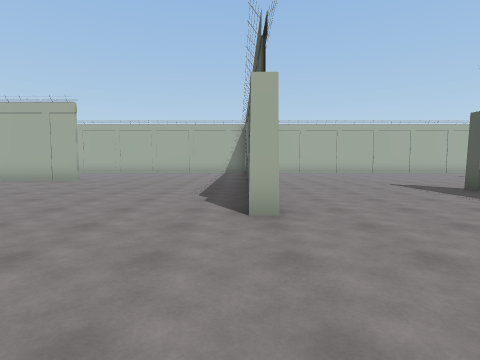
View 1 (above)

21 first-person views from a walk through a Unity game level. The camera is 1.4 m above the floor, tilts 4° down and sees 80° across. The floor is counted in squares, 2 m on a side. Each view is taken from the middle of a square. On the plan, view 1 faces up. The plan holds only what a view shows up to about 10 squares ahead; the rest is blank. The place goes on beyond the plan.

View 2
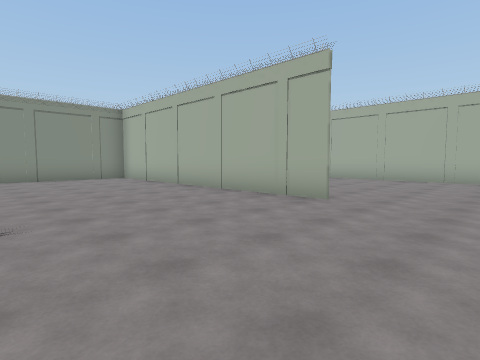

View 3
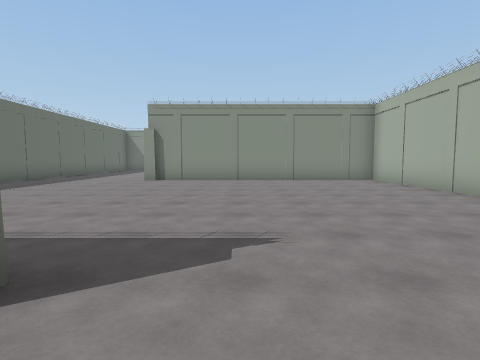

View 4
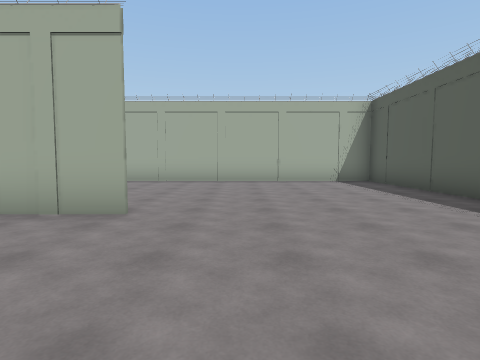

View 5
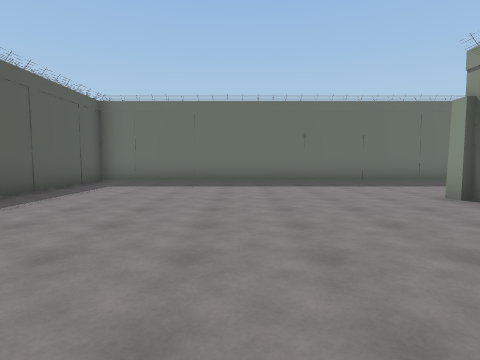

View 6
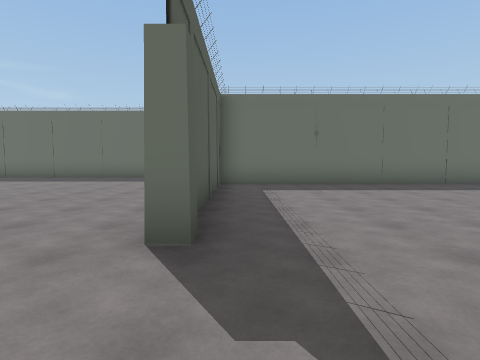

View 7
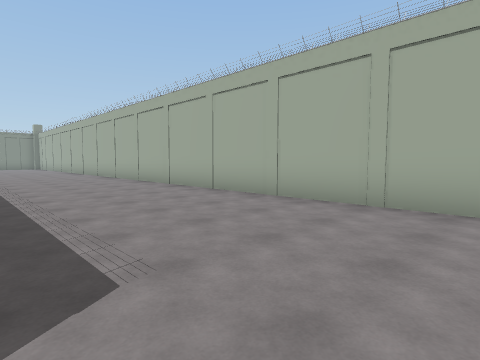

View 8
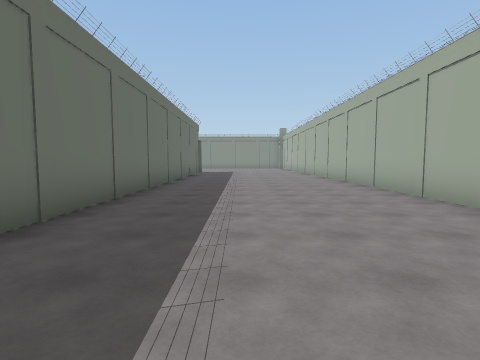

View 9
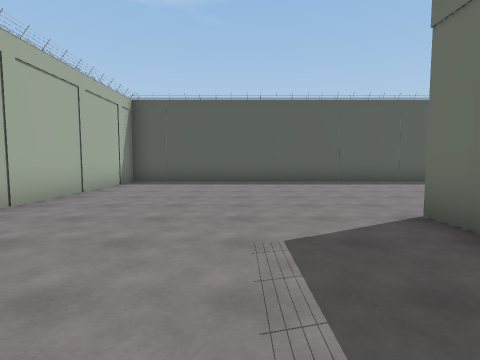

View 10
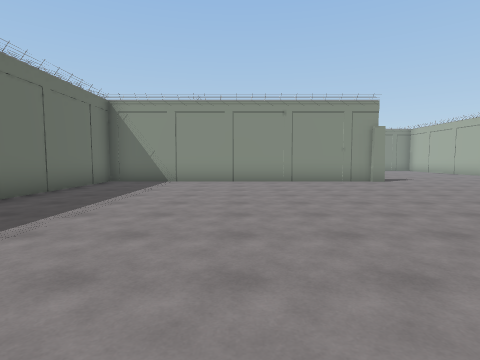

View 11
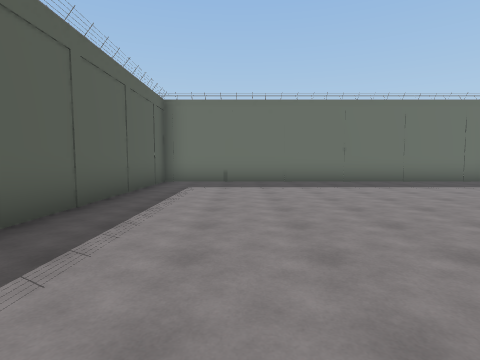

View 12
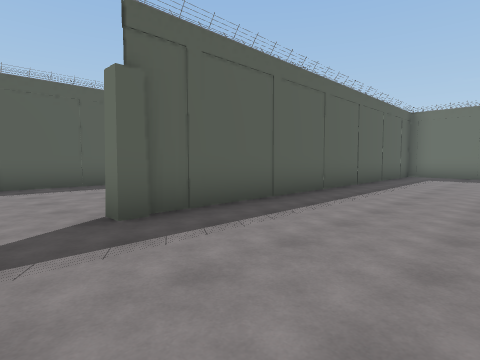

View 13
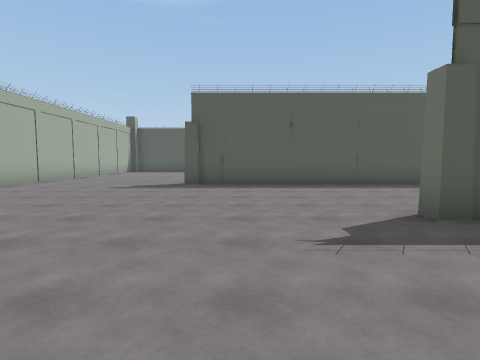

View 14
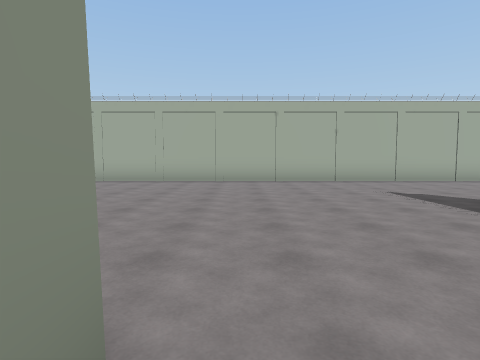

View 15
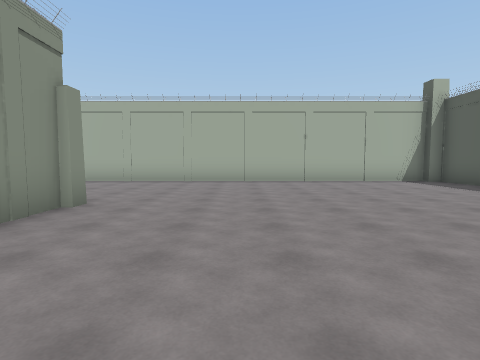

View 16
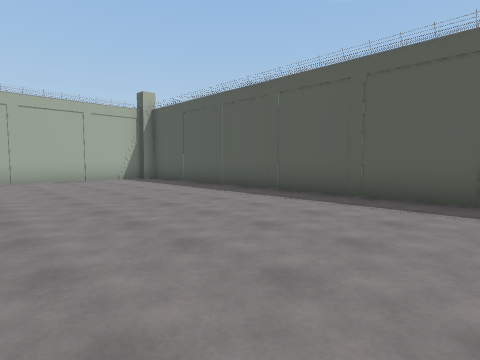

View 17
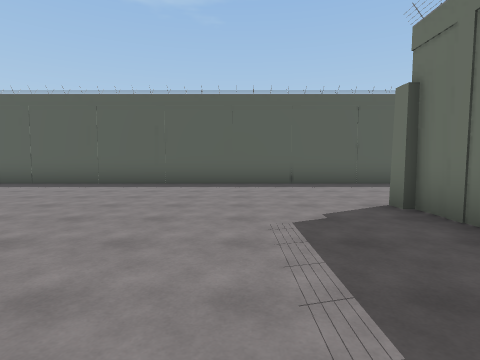

View 18
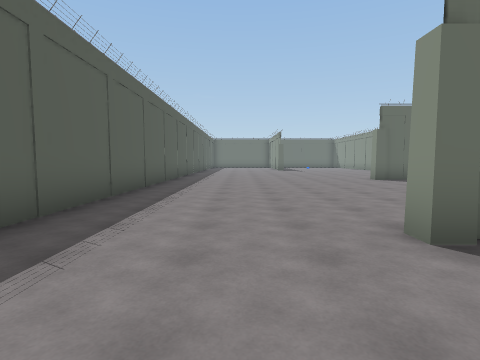

View 19
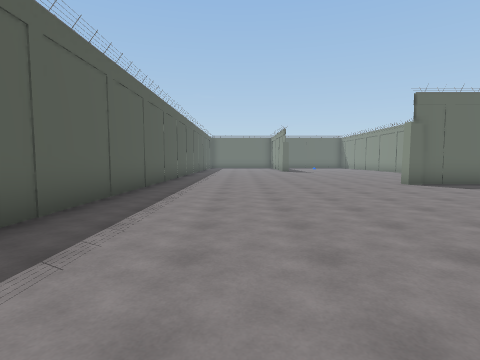

View 20
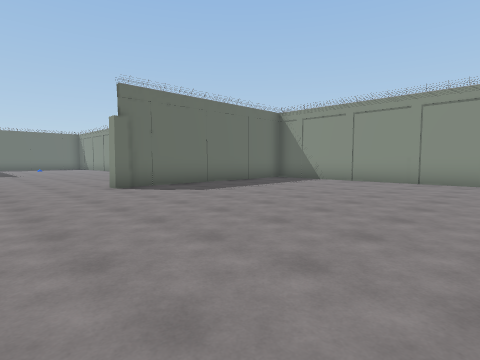

View 21
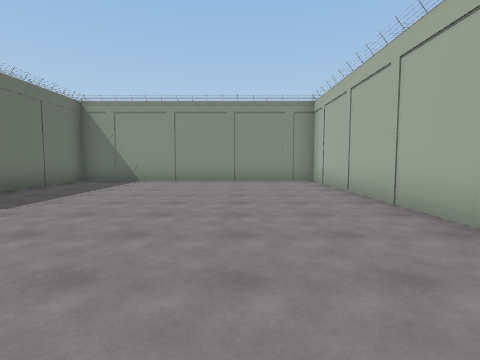

### Floor plan
Points are (right, up) in squares from view 1. A wall is a line through its corners. A room is listed if a view was taken in it or the views show most of it. See-through windows are left out.
Room 1 (views 1, 2, 3, 4, 5, 6, 7, 8, 9, 10, 11, 12, 13, 14, 15, 16, 17, 18, 19, 20, 21)
walls: (0.5, 3.6) (0.1, 3.6) (0.1, 4); (0.3, 5.9) (0.3, 15.5); (10.3, 3.6) (10.3, 10.6); (-5.6, 3.2) (-5.6, 3.7) (-5.4, 3.7) (-5.4, -5.3) (12.2, -5.3); (12.1, 2.5) (5.5, 2.5) (5.5, -5.2); (5.4, -5.2) (5.4, 6.7) (5.8, 6.7); (10.4, 10.2) (10.4, 9.1); (10.5, 10.6) (10.5, 10.2); (-6.4, 9.7) (-5.4, 9.7) (-14, 9.7) (-14, 2); (13.9, 2.5) (15.1, 2.5); (15, 2.7) (15.4, 2.7) (15.4, 2.2); (12.2, -5) (12.2, -5.5); (-13.8, 2.1) (-13.8, 1.6); (19.1, 15.5) (-17, 15.5); (19.5, -7) (19.5, 15.2) (19, 15.2); (-17, 9.7) (-9.6, 9.7); (-17, -2.5) (-5.4, -2.5) (-5.4, 2.2)

Where each view was taken, in squares from view 1:
view 1: 0 up, 0 right, facing up
view 2: 5 up, 3 left, facing up-left
view 3: 5 up, 4 left, facing left
view 4: 6 up, 4 left, facing up
view 5: 7 up, 10 left, facing down
view 6: 6 up, 6 left, facing down
view 7: 11 up, 5 left, facing up-left
view 8: 12 up, 7 left, facing left
view 9: 12 up, 9 left, facing right
view 10: 1 down, 4 right, facing left
view 11: 4 up, 3 right, facing down
view 12: 8 up, 2 right, facing down-right
view 13: 9 up, 2 right, facing right
view 14: 6 up, 6 right, facing up
view 15: 6 up, 13 right, facing up
view 16: 5 up, 14 right, facing up-right
view 17: 5 up, 11 right, facing right
view 18: 5 up, 17 right, facing down
view 19: 3 up, 17 right, facing down
view 20: 2 up, 15 right, facing down-left
view 21: 0 up, 15 right, facing left
